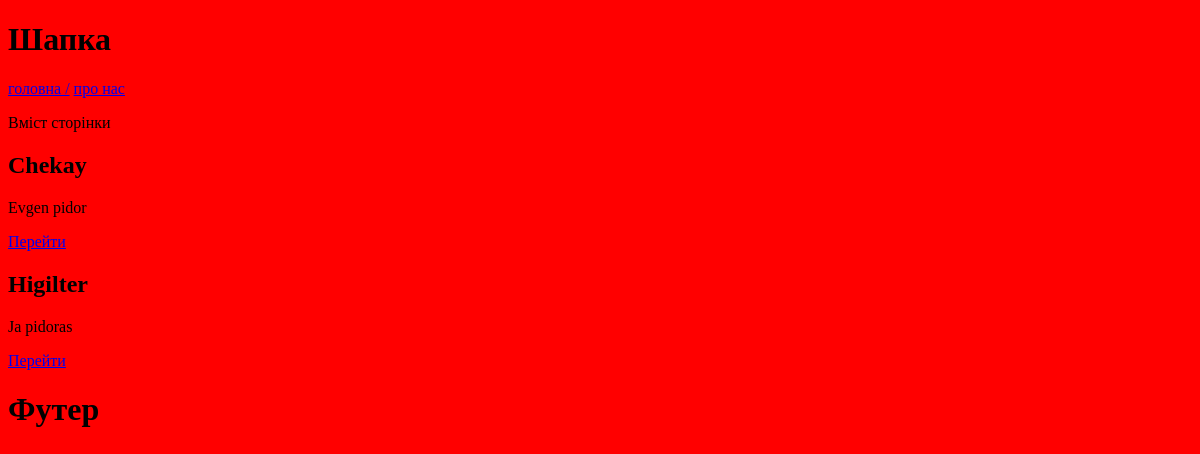
Before: / with the older database file.
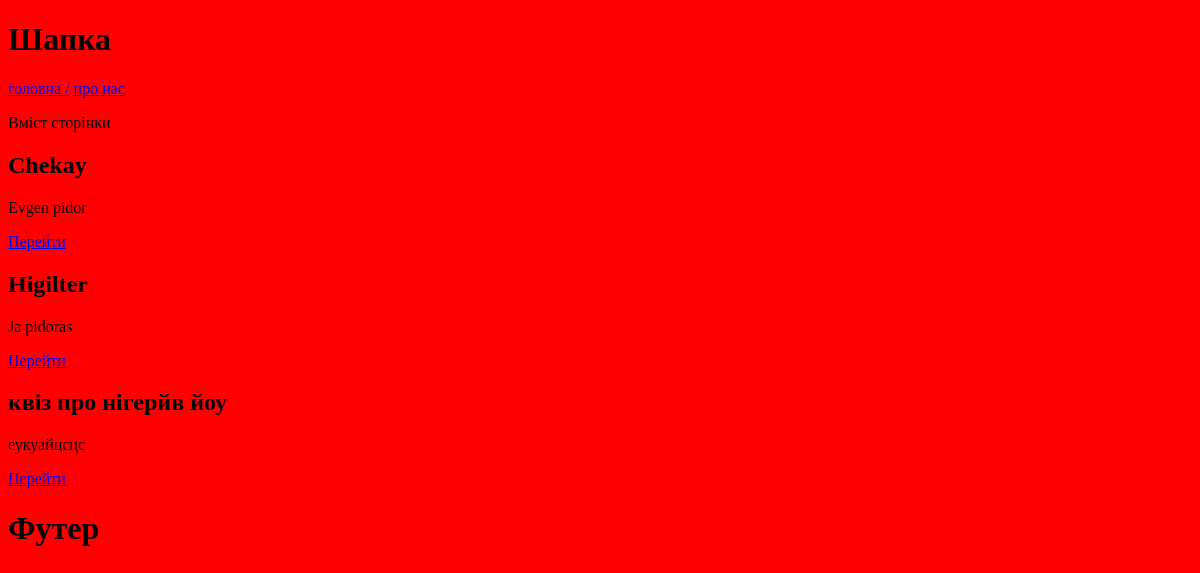
After: the same page with the newer database file.
### tables this page shows
CREATE TABLE Quis(
                id INT PRIMARY KEY,
                title VARCHAR(255),
                description TEXT
            );

### runserver.py (the view)
@app.route("/")
def index():
    db_manager = DBMmanager(db_name)
    quizess = db_manager.get_quises()
    return render_template("index.html" , quizess = quizess)

### datamanager.py (called while the page is built)
    def get_quises(self):
        cursor = self.connection.cursor()
        cursor.execute("SELECT * FROM Quis")
        res = cursor.fetchall()
        cursor.close()
        return res

### templates/index.html
{% extends "base.html" %}
{% block content %}
<p> Вміст сторінки </p>
{% for quiz in quizess %}
    <h2>{{ quiz[1] }}</h2>
    <p>{{ quiz[2] }}</p>
    <a href="#">Перейти</a>
{% endfor %}
{% endblock %}

### templates/base.html (shortened to what this page needs)
<!DOCTYPE html>
<html lang="en">
<head>
    <link rel="stylesheet" href="{{ url_for('static' , filename='style.css')}}">
</head>
<body>
    <h1> Шапка </h1>
    <nav>
        <a href="/"> головна   /</a>
        <a href="/svaz"> про нас </a>
    </nav>
    {% block content %} {% endblock %}
    <h1> Футер </h1>
</body>
</html>

### static/style.css (style rules this page uses)
body { background : red; }

Changed rows visible on the page:
added Quis: title "квіз про нігерйв йоу", description "еукуайцсцс"
